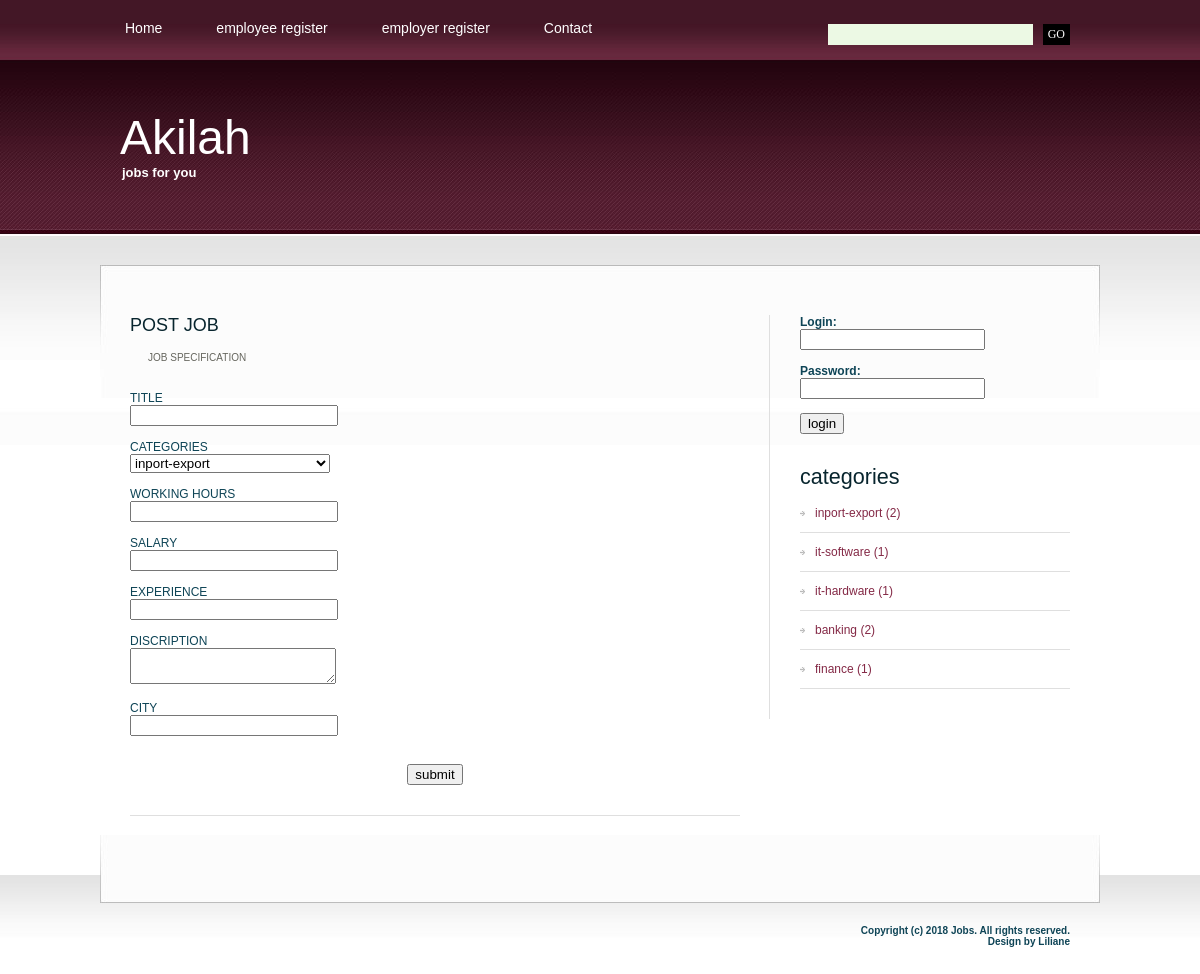
The page /postjob.php on the database its author committed.
### tables this page shows
CREATE TABLE IF NOT EXISTS `categories` (
  `cat_id` int(4) NOT NULL AUTO_INCREMENT,
  `cat_nm` varchar(30) NOT NULL,
  PRIMARY KEY (`cat_id`)
);

### postjob.php (the view, shortened to what this page needs)
<!DOCTYPE html PUBLIC "-//W3C//DTD XHTML 1.0 Strict//EN" "http://www.w3.org/TR/xhtml1/DTD/xhtml1-strict.dtd">
<html xmlns="http://www.w3.org/1999/xhtml">
<head>
<?php
include("includes/head.inc.php");
?>
</head>
<body>
<div id="header-wrapper">
	<div id="header">
	<div id="menu">
		<?php
		include("includes/menu.inc.php");
		?>
		</div>
		<div id="search">
		<?php
		include("includes/search.inc.php");
		?>
		</div>
	</div>
</div>
<div id="logo">
	<?php
	include("includes/logo.inc.php");
	?>
	</div>
<div id="wrapper">
	<div id="page">
		<div id="page-bgtop">
			<div id="content">
				<div class="post">
					<h2 class="title">POST JOB</a></h2>
					<p class="meta">JOB SPECIFICATION</p>
					<div class="entry">
					<form action="process_postjob.php" method="post">
						TITLE<br> <input type="text" name="title" style="width:200px;">
						<BR><BR>CATEGORIES
							<br><SELECT name="cat" style="width:200px;">
							<?php
						$link=mysqli_connect("localhost","root","","jobscope") or die("cant connect");
						$q="select * from categories";
						$res=$link->query($q) or die('wrong query');
						while($row=$res->fetch_assoc())
						{
							echo "<option>".$row['cat_nm'];
						}
						?>
						</SELECT>
							<br><BR> WORKING HOURS <BR> <INPUT TYPE = "TEXT"name="hours" style="width:200px;">
							<BR><BR> SALARY<BR><INPUT TYPE ="TEXT" name="salary" style="width:200px;">
							<BR><BR> EXPERIENCE <BR> <INPUT TYPE ="TEXT" name="experience" style="width:200px;">
							<BR><BR>DISCRIPTION<BR> <TEXTAREA name="disc" style="width:200px;"></TEXTAREA >
							<BR><BR>CITY<BR><INPUT TYPE="TEXT" name="city" style="width:200px;">
							<center><br><br> <input type="submit" value="submit"></center>
					</form>
					</div>
				</div>
			</div>
			<div id="sidebar">
			<?php
		include("includes/sidebar.inc.php");
		?>
			</div>
			<div style="clear: both;">&nbsp;</div>
		</div>
	</div>
</div>
<div id="footer-bgcontent">
	<div id="footer">
		<?php
		include("includes/footer.inc.php");
		?>
	</div>
</div>
</body>
</html>

### includes/sidebar.inc.php
<ul>
					<li>
					<?php
				if(isset($_SESSION['status']))
				{
					echo '<h2 class="title">Hello '.$_SESSION['unm'].'!</h2>';
				}
				else
				{
					echo'
						<form action="process_login.php" method=POST>
						<b>Login:</b><br> <input type="text" name="unm" >
						<br>
						<br>
						<b>Password:</b><br><input type="password" name="pwd">
						<br>
						<br>
						<b><input type="submit" value="login">
						</form>
					';
				}
				?>
					</li>
					<li>
						<h2>categories </h2>
						<ul>
					<?php
						$link=mysqli_connect("localhost","root","","jobscope")or die("can not connect");
						$q="select * from categories";
						$res=$link->query($q) or die("cant connect");
						while($row=$res->fetch_assoc())
						{
							$q_ = "select COUNT(j_id) AS count from jobs where j_category ='".$row['cat_nm']."' and j_active=1";
							$res_ =$link->query($q_) or die("Wrong Query");
							$row_ = $res_->fetch_array();
							echo '<li><a href="jobs_by_category.php?cat='.$row['cat_nm'].'">'.$row['cat_nm'].' ('.$row_['count'].') '.'</a></li>';
						}
					?>
						</ul>
					</li>
				</ul>

### style.css (style rules this page uses)
body { margin: 0px; padding: 0; background: url(images/img01.jpg) repeat-x left top; font-family: Arial, Helvetica, sans-serif; font-size: 12px; color: #0E4456; }
h1, h2, h3 { margin: 0; font-weight: normal; color: #08252E; }
h2 { font-size: 18px; }
p, ul, ol { margin-top: 0; line-height: 220%; text-align: justify; }
a { color: #842946; }
#wrapper { margin: 0px; padding: 30px 0px 0px 0px; }
#header-wrapper { margin: 0px; padding: 0px; }
#header { width: 1000px; height: 60px; margin: 0 auto; }
#menu { float: left; width: 690px; height: 60px; }
#search { float: right; width: 310px; height: 60px; }
#page { width: 1000px; margin: 0 auto; padding: 0px; background: url(images/img04.jpg) no-repeat left bottom; }
#page-bgtop { padding: 50px 30px 0px 30px; background: url(images/img05.jpg) no-repeat left top; }
#logo { width: 1000px; height: 175px; margin: 0 auto; }
#content { float: left; width: 610px; }
.post { margin-bottom: 45px; border-bottom: 1px solid #DFDFDF; }
.post .title { height: 30px; color: #08252E; }
.post .meta { margin-left: 2px; padding: 2px 30px 2px 16px; font-family: Arial, Helvetica, sans-serif; font-weight: normal; font-size: 10px; color: #66665E; }
.post .entry { padding: 10px 0 30px 0; }
#sidebar { float: right; width: 300px; font-family: Arial, Helvetica, sans-serif; font-size: 12px; border-left: 1px solid #DFDFDF; }
#sidebar ul { margin: 0px 0px 0px 30px; padding: 0; list-style: none; line-height: normal; }
#sidebar li { margin-bottom: 30px; }
#sidebar li ul { margin: 0px; padding: 0px; }
#sidebar li li { margin: 0; padding: 12px 0px 12px 15px; border-bottom: 1px solid #DFDFDF; background: url(images/img09.jpg) no-repeat left 17px; }
#sidebar li li a { font-weight: normal; }
#sidebar h2 { height: 30px; font-size: 1.8em; font-weight: normal; }
#sidebar a { text-align: left; text-decoration: none; font-weight: bold; }
#footer-bgcontent { margin: 0px; padding: 0px; height: 70px; background: url(images/img02.jpg) repeat-x left top; }
#footer { width: 1000px; height: 49px; margin: 0 auto; padding-top: 50px; background: url(images/img03.jpg) no-repeat left top; }

### rows shown on the page
categories: cat_nm "inport-export", count "2"
categories: cat_nm "it-software", count "1"
categories: cat_nm "it-hardware", count "1"
categories: cat_nm "banking", count "2"
categories: cat_nm "finance", count "1"

### other values the page prints
form field cat "inport-export"
